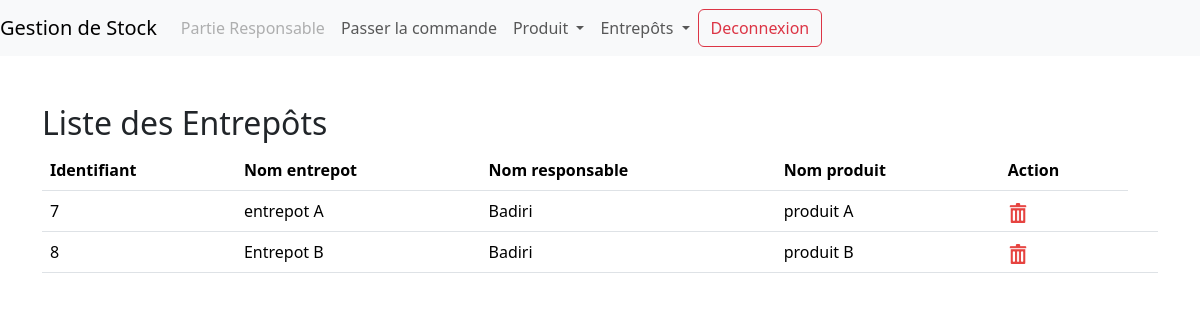
/entrepot/Afficherentrepot.php, run on the app's committed database.
### tables this page shows
CREATE TABLE `entrepot` (
  `num_entrepot` int(11) NOT NULL,
  `nom_entrepot` varchar(50) DEFAULT NULL,
  `id_resp` int(11) DEFAULT NULL,
  `id_prod` int(11) DEFAULT NULL
);

CREATE TABLE `responsabl_stock` (
  `id_resp` int(11) NOT NULL,
  `nom_resp` varchar(50) DEFAULT NULL,
  `prenom_resp` varchar(50) DEFAULT NULL,
  `tel` int(11) DEFAULT NULL,
  `adresse` varchar(50) DEFAULT NULL
);

CREATE TABLE `produit` (
  `id_prod` int(11) NOT NULL,
  `nom_prod` varchar(50) DEFAULT NULL,
  `id_commande` int(11) DEFAULT NULL,
  `id_resp` int(11) DEFAULT NULL
);

### entrepot/Afficherentrepot.php (the view, shortened to what this page needs)
<!DOCTYPE html>
<html lang="en">
<head>
    <link rel="stylesheet" href="../bootstrap/css/bootstrap.min.css">
</head>
<body>
<nav class="navbar navbar-expand-lg navbar-light bg-light">
  <a  class="navbar-brand">Gestion de Stock</a>
  <div class="collapse navbar-collapse" id="navbarTogglerDemo02">
    <ul class="navbar-nav mr-auto mt-2 mt-lg-0">
    <li class="nav-item">
        <a class="nav-link disabled" href="#">Partie Responsable</a>
      </li>
      <li class="nav-item">
        <a class="nav-link" href="../PageResponsable.php">Passer la commande </a>
      </li>
      <li class="nav-item dropdown">
        <a class="nav-link dropdown-toggle" href="#" id="navbarDropdown" role="button" data-toggle="dropdown" aria-haspopup="true" aria-expanded="false">
        Produit
        </a>
      </li>
      <li class="nav-item dropdown active">
        <a class="nav-link dropdown-toggle" href="#" id="navbarDropdown" role="button" data-toggle="dropdown" aria-haspopup="true" aria-expanded="false">
        Entrepôts
        </a>
      </li>
    </ul>
    <form class="form-inline my-2 my-lg-0" action="../index.php">
      <button class="btn btn-outline-danger my-2 my-sm-0" type="submit">Deconnexion</button>
    </form>
  </div>
</nav>
<div class="container mt-5">
  <h2>Liste des Entrepôts</h2>
                       <table  class="table">
                    <tr class="thead-dark">
                       <th>Identifiant</th><th>Nom entrepot</th> <th>Nom responsable</th><th>Nom produit</th><th>Action</th>
                    </tr>
                  <?php
                        try {
                          $con=Connect();
                          $stmt=$con->prepare("SELECT * FROM responsabl_stock r,entrepot e,produit p WHERE e.id_resp=r.id_resp and e.id_prod=p.id_prod") ;
                          $stmt->execute();
                        }catch(PDOException $e)
                        {
                          echo  $e->getMessage();
                        }
                        while($ligne=$stmt->fetch()){
                        echo "<tr>";
                        echo "<td>".$ligne["num_entrepot"]."</td>";
                        echo "<td>".$ligne["nom_entrepot"]."</td>";
                        echo "<td>".$ligne["nom_resp"]."</td>";
                        echo "<td>".$ligne["nom_prod"]."</td>";
                        echo "<td><a href='SupEntrepot.php?num_entrepot=".$ligne["num_entrepot"]." ' onclick='return confirm(\"Voulez vous supprimer?\");' ><img src='../images/delete.png' style='height:20px;width:20px;' /></a> <td>";
                        echo "</tr>";
                        }
                  ?>
                  </table>
                      </div>
</body>
</html>

### data on the page
entrepot: num_entrepot "7", nom_entrepot "entrepot A", id_resp.nom_resp "Badiri", id_prod.nom_prod "produit A"
entrepot: num_entrepot "8", nom_entrepot "Entrepot B", id_resp.nom_resp "Badiri", id_prod.nom_prod "produit B"
